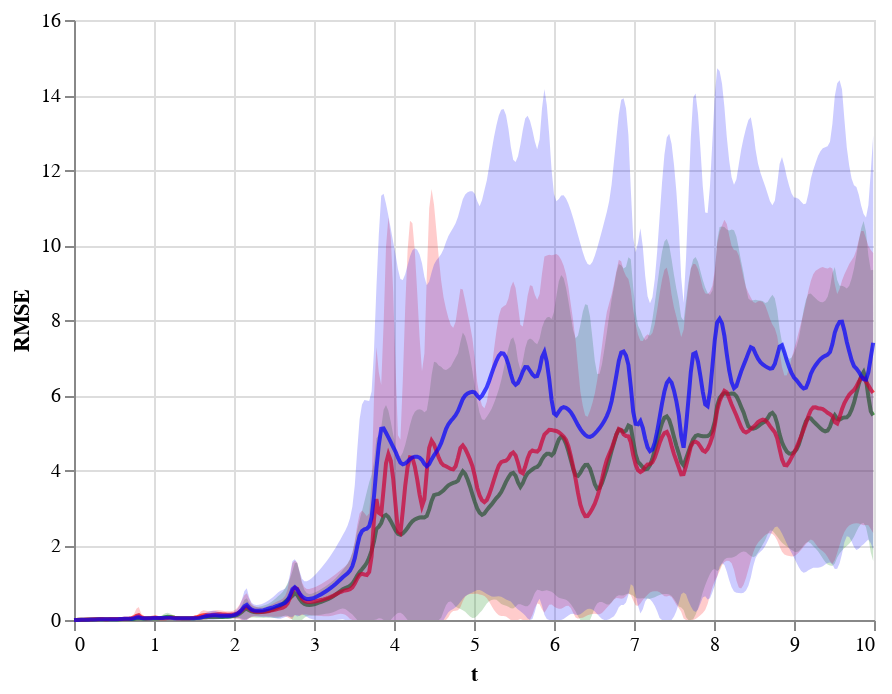

The notebook cell saved with this chart:
### Code cell
plot_rel_err(de_rel_err, "green") + plot_rel_err(swag_rel_err, "red") + plot_rel_err(det_rel_err, "blue")

### Figure 1 — Vega-Lite specification as saved in the notebook (floating-point values rounded to 4 significant figures; data arrays with more than 128 entries replaced by an {"elided": "..."} marker saying what was removed)
{"config": {"view": {"continuousWidth": 400, "continuousHeight": 300}}, "layer": [{"mark": {"type": "line", "color": "green", "opacity": 0.7}, "encoding": {"x": {"type": "quantitative", "field": "t"}, "y": {"type": "quantitative", "field": "y"}}}, {"mark": {"type": "area", "color": "green", "opacity": 0.2}, "encoding": {"x": {"type": "quantitative", "field": "t"}, "y": {"type": "quantitative", "field": "y_lo", "title": "RMSE"}, "y2": {"field": "y_hi"}}}, {"layer": [{"mark": {"type": "line", "color": "red", "opacity": 0.7}, "encoding": {"x": {"type": "quantitative", "field": "t"}, "y": {"type": "quantitative", "field": "y"}}}, {"mark": {"type": "area", "color": "red", "opacity": 0.2}, "encoding": {"x": {"type": "quantitative", "field": "t"}, "y": {"type": "quantitative", "field": "y_lo", "title": "RMSE"}, "y2": {"field": "y_hi"}}}], "data": {"name": "data-1f817131d2e3c8b294136027977dc441"}}, {"layer": [{"mark": {"type": "line", "color": "blue", "opacity": 0.7}, "encoding": {"x": {"type": "quantitative", "field": "t"}, "y": {"type": "quantitative", "field": "y"}}}, {"mark": {"type": "area", "color": "blue", "opacity": 0.2}, "encoding": {"x": {"type": "quantitative", "field": "t"}, "y": {"type": "quantitative", "field": "y_lo", "title": "RMSE"}, "y2": {"field": "y_hi"}}}], "data": {"name": "data-02545f104ea317b69e385d98e5c1c334"}}], "data": {"name": "data-db023fa8841b5486ab21d4c8df5a4e95"}, "$schema": "https://vega.github.io/schema/vega-lite/v4.8.1.json", "datasets": {"data-db023fa8841b5486ab21d4c8df5a4e95": {"elided": "334 records"}, "data-1f817131d2e3c8b294136027977dc441": {"elided": "334 records"}, "data-02545f104ea317b69e385d98e5c1c334": {"elided": "334 records"}}}
